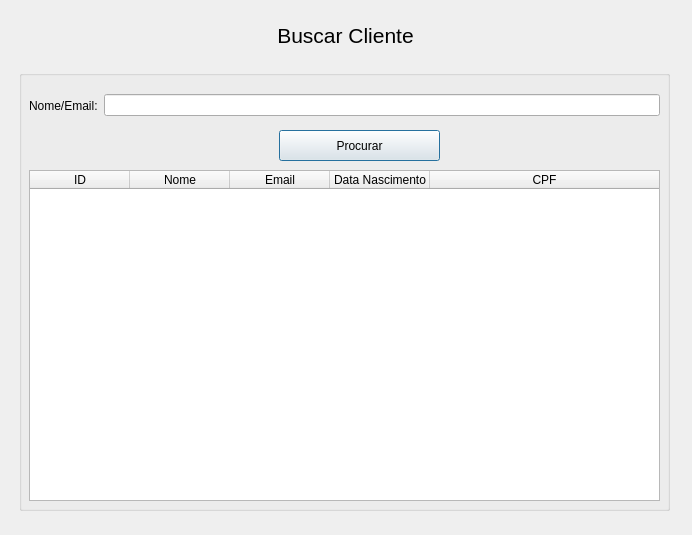
<?xml version="1.0" encoding="UTF-8"?>
<ui version="4.0">
 <class>FindClient</class>
 <widget class="QDialog" name="FindClient">
  <property name="geometry">
   <rect>
    <x>0</x>
    <y>0</y>
    <width>692</width>
    <height>535</height>
   </rect>
  </property>
  <property name="windowTitle">
   <string>Buscar Cliente | Sistema de Controle de Comandas</string>
  </property>
  <widget class="QLabel" name="label_clientFindTitle">
   <property name="geometry">
    <rect>
     <x>20</x>
     <y>20</y>
     <width>651</width>
     <height>31</height>
    </rect>
   </property>
   <property name="font">
    <font>
     <pointsize>16</pointsize>
    </font>
   </property>
   <property name="text">
    <string>Buscar Cliente</string>
   </property>
   <property name="alignment">
    <set>Qt::AlignCenter</set>
   </property>
  </widget>
  <widget class="QGroupBox" name="groupBox_clientFind">
   <property name="geometry">
    <rect>
     <x>19</x>
     <y>70</y>
     <width>651</width>
     <height>441</height>
    </rect>
   </property>
   <property name="title">
    <string/>
   </property>
   <widget class="QPushButton" name="pushButton_clientFind">
    <property name="geometry">
     <rect>
      <x>260</x>
      <y>60</y>
      <width>161</width>
      <height>31</height>
     </rect>
    </property>
    <property name="text">
     <string>Procurar</string>
    </property>
   </widget>
   <widget class="QTableWidget" name="tableWidget_clientFindShow">
    <property name="geometry">
     <rect>
      <x>10</x>
      <y>100</y>
      <width>631</width>
      <height>331</height>
     </rect>
    </property>
    <property name="editTriggers">
     <set>QAbstractItemView::NoEditTriggers</set>
    </property>
    <property name="showGrid">
     <bool>true</bool>
    </property>
    <attribute name="horizontalHeaderVisible">
     <bool>true</bool>
    </attribute>
    <attribute name="horizontalHeaderStretchLastSection">
     <bool>true</bool>
    </attribute>
    <attribute name="verticalHeaderVisible">
     <bool>false</bool>
    </attribute>
    <column>
     <property name="text">
      <string>ID</string>
     </property>
    </column>
    <column>
     <property name="text">
      <string>Nome</string>
     </property>
    </column>
    <column>
     <property name="text">
      <string>Email</string>
     </property>
    </column>
    <column>
     <property name="text">
      <string>Data Nascimento</string>
     </property>
    </column>
    <column>
     <property name="text">
      <string>CPF</string>
     </property>
    </column>
   </widget>
   <widget class="QWidget" name="layoutWidget">
    <property name="geometry">
     <rect>
      <x>10</x>
      <y>20</y>
      <width>631</width>
      <height>31</height>
     </rect>
    </property>
    <layout class="QHBoxLayout" name="horizontalLayout_clientFindNameEmail">
     <item>
      <widget class="QLabel" name="label_clientFindNameEmail">
       <property name="text">
        <string>Nome/Email:</string>
       </property>
      </widget>
     </item>
     <item>
      <widget class="QLineEdit" name="lineEdit_clientFindNameEmail"/>
     </item>
    </layout>
   </widget>
  </widget>
 </widget>
 <resources/>
 <connections/>
</ui>
